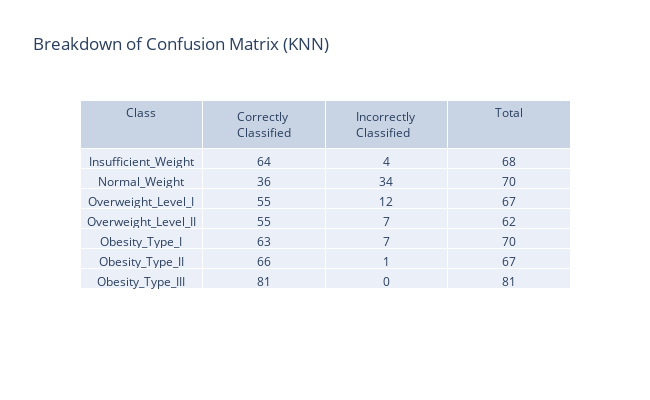

Notebook cell for this chart:
### Markdown cell above
#### Evaluation

### Code cell
cv_score = np.array(cross_val_score(knn, X_train,y_train, cv=10)).mean()
cf_matrix = confusion_matrix(y_test,ypred)
metrics = precision_recall_fscore_support(y_test,ypred,average="weighted")
precision,recall,f1=metrics[0],metrics[1],metrics[2]
accuracy= accuracy_score(y_test,ypred)

print("Cross Validation Score: {0}\nPrecision Score: {1}\nRecall Score: {2}\nF1 score: {3}\nAccuracy: {4}".format(cv_score,precision,recall,f1,accuracy))

print("\nConfusion Matrix \n----------------")
sns.heatmap(pd.DataFrame(cf_matrix, labels, labels), annot=True, annot_kws={"size": 14},cmap = 'coolwarm') # font size
plt.title("Confusion Matrix (KNN)",loc='left', fontweight='bold',  style='italic')
plt.show()

interpret_confusion_matrix(cf_matrix,"Breakdown of Confusion Matrix (KNN)", labels)

### Figure 1 — Plotly figure (JSON) as saved in the notebook; plotly's stock layout.template omitted (floating-point values rounded to 4 significant figures)
{"data": [{"cells": {"values": [["Insufficient_Weight", "Normal_Weight", "Overweight_Level_I", "Overweight_Level_II", "Obesity_Type_I", "Obesity_Type_II", "Obesity_Type_III"], [64, 36, 55, 55, 63, 66, 81], [4, 34, 12, 7, 7, 1, 0], [68, 70, 67, 62, 70, 67, 81]]}, "columnwidth": 5, "header": {"values": ["Class", "Correctly Classified", "Incorrectly Classified", "Total"]}, "type": "table"}], "layout": {"height": 400, "title": {"text": "Breakdown of Confusion Matrix (KNN)"}, "width": 650}}
